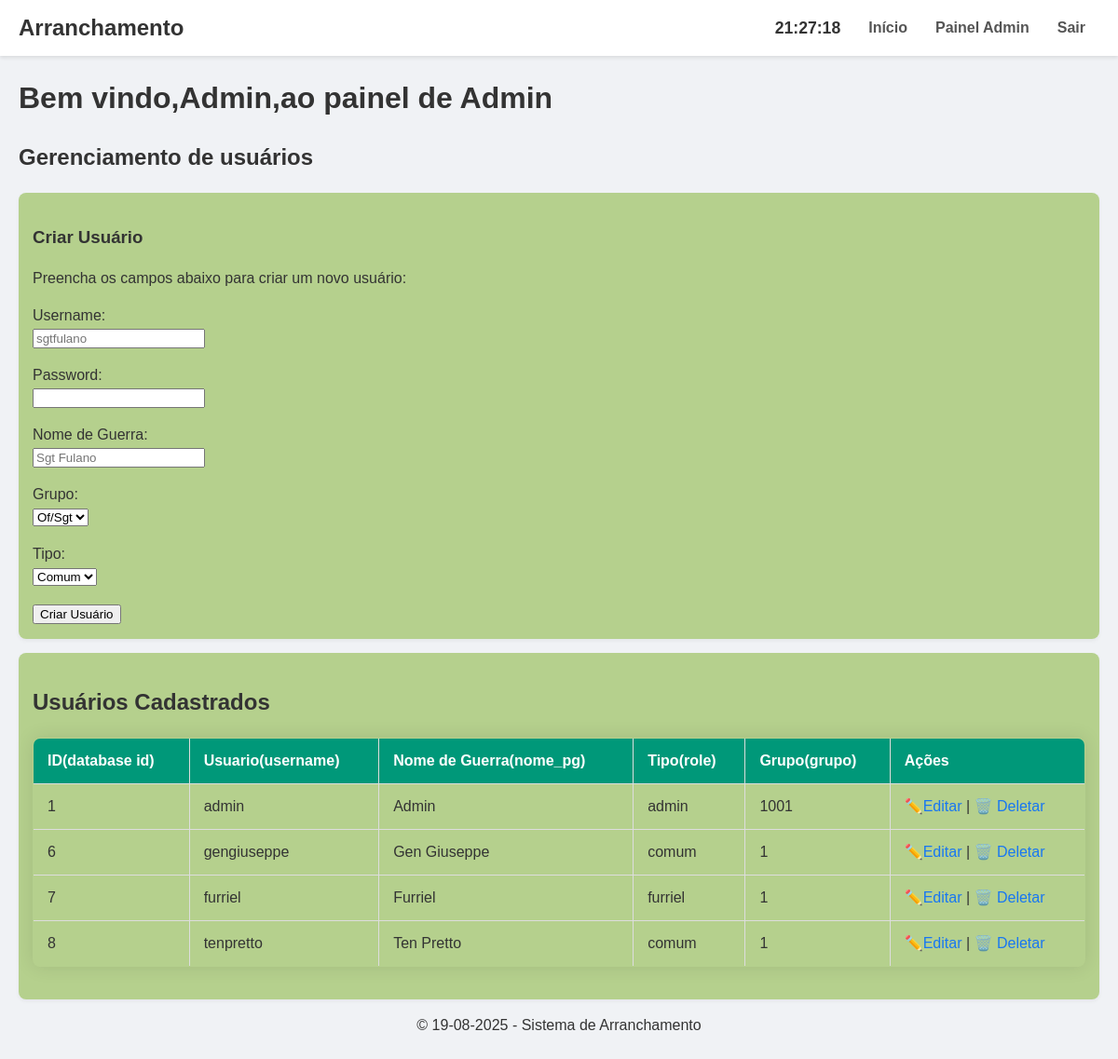
Before: /config/admin/admin.php (signed in) with the older database file.
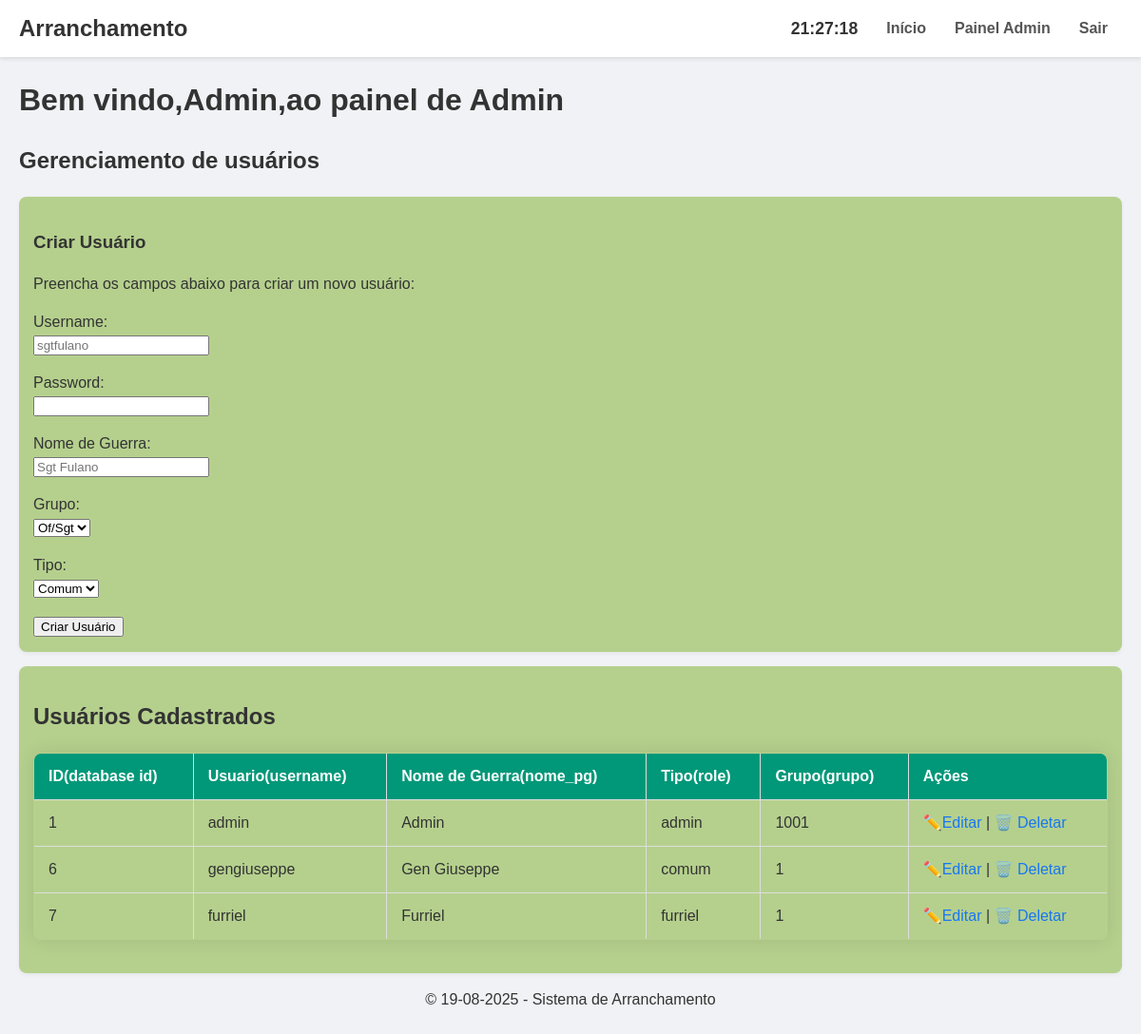
After: the same page with the newer database file.
### tables this page shows
CREATE TABLE users (
    id INTEGER PRIMARY KEY AUTOINCREMENT,
    username TEXT NOT NULL UNIQUE,
    password TEXT NOT NULL,
    nome_pg TEXT NOT NULL,
    role TEXT CHECK(role IN ('admin','furriel','comum')) NOT NULL DEFAULT 'comum',
    grupo INTEGER NOT NULL
);

### config/admin/admin.php (the view, shortened to what this page needs)
<?php
include __DIR__ . '/../../lib/header.php';
function listUsers(){
    echo '<div class="card"><h2>Usuários Cadastrados</h2>';
    try {
        $pdo = DbConnection();
        $stmt = $pdo->query("SELECT id, username, nome_pg, role, grupo FROM users");
        $users = $stmt->fetchAll(PDO::FETCH_ASSOC);
        echo "<table border='1'>
            <tr>
                <th>ID(database id)</th>
                <th>Usuario(username)</th>
                <th>Nome de Guerra(nome_pg)</th>
                <th>Tipo(role)</th>
                <th>Grupo(grupo)</th>
                <th>Ações</th>
            </tr>";
        foreach ($users as $user) {
            echo "<tr>";
            echo "<td>" . htmlspecialchars($user['id']) . "</td>";
            echo "<td>" . htmlspecialchars($user['username']) . "</td>";
            echo "<td>" . htmlspecialchars($user['nome_pg']) . "</td>";
            echo "<td>" . htmlspecialchars($user['role']) . "</td>";
            echo "<td>" . htmlspecialchars($user['grupo']) . "</td>";
            echo "<td>
                    <a href='#' data-action='edit' data-user='".htmlspecialchars(json_encode($user), ENT_QUOTES, 'UTF-8')."'>✏️Editar</a> |
                    <a href='delete_user.php?action=delete&id=" . $user['id'] . "' onclick='return confirm(\"Tem certeza?\");'>🗑️ Deletar</a>
                  </td>";
            echo "</tr>";
        }
        echo "</table> </div>";
    } catch (PDOException $e) {
        echo "<strong>ERRO:</strong> " . htmlspecialchars($e->getMessage());
    }
}
?>
<?php
echo "<h1>Bem vindo,". htmlspecialchars($_SESSION['auth_data']['nome_pg']).",ao painel de Admin</h1>";
?>
    <h2>Gerenciamento de usuários</h2>
<div id="create_user" class="card painel">
        <h3>Criar Usuário</h3>
        <p>Preencha os campos abaixo para criar um novo usuário:</p>
        <form action="create_user.php" method="POST">
        <p>
            <label for="username">Username:</label><br>
            <input type="text" id="username" name="username" placeholder="sgtfulano" required>
        </p>
        <p>
            <label for="password">Password:</label><br>
            <input type="password" id="password" name="password" required>
        </p>
        <p>
            <label for="nome_pg">Nome de Guerra:</label><br>
            <input type="text" id="nome_pg" name="nome_pg" placeholder="Sgt Fulano" required>
        </p>
        <p>
            <label for="grupo">Grupo:</label><br>
            <select type="number" id="grupo" name="grupo" required >
                <option value=1> Of/Sgt </option>
            </select>
        </p>
        <p>
            <label for="role">Tipo:</label><br>
            <select id="role" name="role" required>
                <option value="comum">Comum</option>
            </select>
        </p>
        <button type="submit">Criar Usuário</button>
    </form>
    </div>
<?php
listUsers();
include __DIR__ . '/../../lib/footer.php';
?>

### lib/header.php (shortened to what this page needs)
<!DOCTYPE html>
<html lang="pt-BR">
<head>
    <link rel="stylesheet" href="/public/css/styles.css">
</head>
<body>
    <header>
        <nav class="navbar">
            <a href="/index.php" class="logo">Arranchamento</a>
            <div class="navbar-right">
                <span id="relogio"></span>
                <ul class="menu">
                    <li><a href="/index.php">Início</a></li>
                    <?php if (isset($_SESSION['auth_data'])):  ?>
                        <?php if ($_SESSION['auth_data']['role'] === 'comum'): ?>
                            <li><a href="/public/dashboard.php">Minhas Seleções</a></li>
                        <?php elseif ($_SESSION['auth_data']['role'] === 'furriel'): ?>
                            <li><a href="/config/furriel/furriel.php">Painel Furriel</a></li>
                        <?php elseif ($_SESSION['auth_data']['role'] === 'admin'): ?>
                            <li><a href="/config/admin/admin.php">Painel Admin</a></li>
                        <?php endif; ?>
                        <li><a href="/lib/logout.php">Sair</a></li>
                    <?php endif;  ?>
                </ul>
            </div>
        </nav>
    </header>
    <main>

### lib/footer.php (shortened to what this page needs)
    </main>
    <footer align="center">
        <p>&copy; <?php echo date("d-m-Y"); ?> - Sistema de Arranchamento</p>
    </footer>
</body>
</html>

### public/css/styles.css (style rules this page uses)
body { font-family: Arial, sans-serif; background-color: #f0f2f5; color: #333; margin: 0; padding: 20px; line-height: 1.5; }
.card { background-color: #98c059a9; border-radius: 8px; padding: 15px; margin-bottom: 15px; box-shadow: 0 2px 4px rgba(0, 0, 0, 0.05); }
p { margin-bottom: 1em; }
a { color: #1877f2; text-decoration: none; transition: color 0.3s; }
table { width: 100%; border-collapse: collapse; margin: 20px 0; font-size: 1em; box-shadow: 0 0 20px rgba(0, 0, 0, 0.10); border-radius: 8px; overflow: hidden; }
table th, table td { padding: 12px 15px; border: 1px solid #ddd; text-align: left; }
table th { background-color: #009879; color: #ffffff; font-weight: bold; }
header { background-color: #ffffff; padding: 0 20px; box-shadow: 0 2px 4px rgba(0,0,0,0.1); margin: -20px -20px 20px -20px; }
.navbar { display: flex; justify-content: space-between; align-items: center; height: 60px; max-width: 1200px; margin: 0 auto; }
.navbar-right { display: flex; align-items: center; gap: 15px; }
#relogio { font-weight: bold; color: #333; font-size: 1.1em; }
.navbar .logo { font-size: 1.5em; font-weight: bold; color: #333; }
.navbar .menu { list-style: none; margin: 0; padding: 0; display: flex; }
.navbar .menu li a { display: block; padding: 20px 15px; color: #555; font-weight: bold; transition: background-color 0.3s, color 0.3s; }

Changed rows visible on the page:
removed users: id "8", username "tenpretto", nome_pg "Ten Pretto", role "comum", grupo "1"
